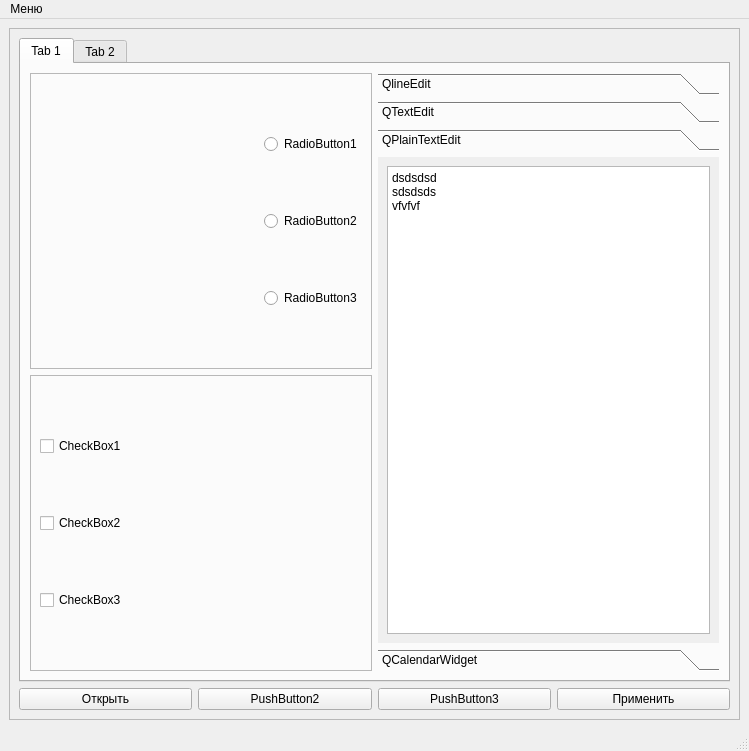
<?xml version="1.0" encoding="UTF-8"?>
<ui version="4.0">
 <class>MainWindow</class>
 <widget class="QMainWindow" name="MainWindow">
  <property name="geometry">
   <rect>
    <x>0</x>
    <y>0</y>
    <width>749</width>
    <height>751</height>
   </rect>
  </property>
  <property name="windowTitle">
   <string>MainWindow</string>
  </property>
  <widget class="QWidget" name="centralwidget">
   <layout class="QHBoxLayout" name="horizontalLayout">
    <item>
     <widget class="QScrollArea" name="scrollArea">
      <property name="layoutDirection">
       <enum>Qt::LeftToRight</enum>
      </property>
      <property name="widgetResizable">
       <bool>true</bool>
      </property>
      <widget class="QWidget" name="scrollAreaWidgetContents">
       <property name="geometry">
        <rect>
         <x>0</x>
         <y>0</y>
         <width>723</width>
         <height>676</height>
        </rect>
       </property>
       <layout class="QVBoxLayout" name="verticalLayout_10">
        <item>
         <layout class="QVBoxLayout" name="verticalLayout">
          <item>
           <widget class="QTabWidget" name="tabWidget">
            <property name="autoFillBackground">
             <bool>false</bool>
            </property>
            <property name="currentIndex">
             <number>0</number>
            </property>
            <widget class="QWidget" name="tab">
             <attribute name="title">
              <string>Tab 1</string>
             </attribute>
             <layout class="QHBoxLayout" name="horizontalLayout_5">
              <item>
               <layout class="QHBoxLayout" name="horizontalLayout_4">
                <item>
                 <layout class="QVBoxLayout" name="verticalLayout_2">
                  <item>
                   <widget class="QFrame" name="frame_3">
                    <property name="minimumSize">
                     <size>
                      <width>200</width>
                      <height>200</height>
                     </size>
                    </property>
                    <property name="frameShape">
                     <enum>QFrame::StyledPanel</enum>
                    </property>
                    <property name="frameShadow">
                     <enum>QFrame::Raised</enum>
                    </property>
                    <layout class="QHBoxLayout" name="horizontalLayout_2">
                     <item>
                      <spacer name="horizontalSpacer">
                       <property name="orientation">
                        <enum>Qt::Horizontal</enum>
                       </property>
                       <property name="sizeHint" stdset="0">
                        <size>
                         <width>171</width>
                         <height>20</height>
                        </size>
                       </property>
                      </spacer>
                     </item>
                     <item>
                      <layout class="QVBoxLayout" name="verticalLayout_3">
                       <item>
                        <widget class="QRadioButton" name="radioButton">
                         <property name="text">
                          <string>RadioButton1</string>
                         </property>
                        </widget>
                       </item>
                       <item>
                        <widget class="QRadioButton" name="radioButton_2">
                         <property name="text">
                          <string>RadioButton2</string>
                         </property>
                        </widget>
                       </item>
                       <item>
                        <widget class="QRadioButton" name="radioButton_3">
                         <property name="text">
                          <string>RadioButton3</string>
                         </property>
                        </widget>
                       </item>
                      </layout>
                     </item>
                    </layout>
                   </widget>
                  </item>
                  <item>
                   <widget class="QFrame" name="frame_2">
                    <property name="minimumSize">
                     <size>
                      <width>200</width>
                      <height>200</height>
                     </size>
                    </property>
                    <property name="frameShape">
                     <enum>QFrame::StyledPanel</enum>
                    </property>
                    <property name="frameShadow">
                     <enum>QFrame::Raised</enum>
                    </property>
                    <layout class="QHBoxLayout" name="horizontalLayout_3">
                     <item>
                      <layout class="QVBoxLayout" name="verticalLayout_4">
                       <item>
                        <widget class="QCheckBox" name="checkBox">
                         <property name="text">
                          <string>CheckBox1</string>
                         </property>
                        </widget>
                       </item>
                       <item>
                        <widget class="QCheckBox" name="checkBox_2">
                         <property name="text">
                          <string>CheckBox2</string>
                         </property>
                        </widget>
                       </item>
                       <item>
                        <widget class="QCheckBox" name="checkBox_3">
                         <property name="text">
                          <string>CheckBox3</string>
                         </property>
                        </widget>
                       </item>
                      </layout>
                     </item>
                     <item>
                      <spacer name="horizontalSpacer_2">
                       <property name="orientation">
                        <enum>Qt::Horizontal</enum>
                       </property>
                       <property name="sizeHint" stdset="0">
                        <size>
                         <width>184</width>
                         <height>20</height>
                        </size>
                       </property>
                      </spacer>
                     </item>
                    </layout>
                   </widget>
                  </item>
                 </layout>
                </item>
                <item>
                 <widget class="QToolBox" name="toolBox">
                  <property name="minimumSize">
                   <size>
                    <width>281</width>
                    <height>421</height>
                   </size>
                  </property>
                  <property name="currentIndex">
                   <number>2</number>
                  </property>
                  <widget class="QWidget" name="page">
                   <property name="geometry">
                    <rect>
                     <x>0</x>
                     <y>0</y>
                     <width>319</width>
                     <height>404</height>
                    </rect>
                   </property>
                   <attribute name="label">
                    <string>QlineEdit</string>
                   </attribute>
                   <widget class="QWidget" name="">
                    <property name="geometry">
                     <rect>
                      <x>10</x>
                      <y>20</y>
                      <width>301</width>
                      <height>371</height>
                     </rect>
                    </property>
                    <layout class="QVBoxLayout" name="verticalLayout_5">
                     <item>
                      <widget class="QFrame" name="frame">
                       <property name="minimumSize">
                        <size>
                         <width>250</width>
                         <height>80</height>
                        </size>
                       </property>
                       <property name="frameShape">
                        <enum>QFrame::StyledPanel</enum>
                       </property>
                       <property name="frameShadow">
                        <enum>QFrame::Raised</enum>
                       </property>
                       <layout class="QVBoxLayout" name="verticalLayout_8">
                        <item>
                         <layout class="QHBoxLayout" name="horizontalLayout_6">
                          <item>
                           <widget class="QLabel" name="label_4">
                            <property name="enabled">
                             <bool>true</bool>
                            </property>
                            <property name="sizePolicy">
                             <sizepolicy hsizetype="Preferred" vsizetype="Preferred">
                              <horstretch>0</horstretch>
                              <verstretch>0</verstretch>
                             </sizepolicy>
                            </property>
                            <property name="minimumSize">
                             <size>
                              <width>55</width>
                              <height>0</height>
                             </size>
                            </property>
                            <property name="text">
                             <string>Фамилия</string>
                            </property>
                           </widget>
                          </item>
                          <item>
                           <widget class="QLineEdit" name="lineEdit"/>
                          </item>
                         </layout>
                        </item>
                       </layout>
                      </widget>
                     </item>
                     <item>
                      <widget class="QFrame" name="frame_4">
                       <property name="minimumSize">
                        <size>
                         <width>250</width>
                         <height>80</height>
                        </size>
                       </property>
                       <property name="frameShape">
                        <enum>QFrame::StyledPanel</enum>
                       </property>
                       <property name="frameShadow">
                        <enum>QFrame::Raised</enum>
                       </property>
                       <layout class="QVBoxLayout" name="verticalLayout_7">
                        <item>
                         <layout class="QHBoxLayout" name="horizontalLayout_7">
                          <item>
                           <widget class="QLabel" name="label_3">
                            <property name="enabled">
                             <bool>true</bool>
                            </property>
                            <property name="sizePolicy">
                             <sizepolicy hsizetype="Preferred" vsizetype="Preferred">
                              <horstretch>0</horstretch>
                              <verstretch>0</verstretch>
                             </sizepolicy>
                            </property>
                            <property name="minimumSize">
                             <size>
                              <width>55</width>
                              <height>0</height>
                             </size>
                            </property>
                            <property name="text">
                             <string>Имя</string>
                            </property>
                           </widget>
                          </item>
                          <item>
                           <widget class="QLineEdit" name="lineEdit_2"/>
                          </item>
                         </layout>
                        </item>
                       </layout>
                      </widget>
                     </item>
                     <item>
                      <widget class="QFrame" name="frame_5">
                       <property name="minimumSize">
                        <size>
                         <width>250</width>
                         <height>80</height>
                        </size>
                       </property>
                       <property name="frameShape">
                        <enum>QFrame::StyledPanel</enum>
                       </property>
                       <property name="frameShadow">
                        <enum>QFrame::Raised</enum>
                       </property>
                       <layout class="QVBoxLayout" name="verticalLayout_6">
                        <item>
                         <layout class="QHBoxLayout" name="horizontalLayout_8">
                          <item>
                           <widget class="QLabel" name="label_2">
                            <property name="enabled">
                             <bool>true</bool>
                            </property>
                            <property name="sizePolicy">
                             <sizepolicy hsizetype="Preferred" vsizetype="Preferred">
                              <horstretch>0</horstretch>
                              <verstretch>0</verstretch>
                             </sizepolicy>
                            </property>
                            <property name="minimumSize">
                             <size>
                              <width>55</width>
                              <height>0</height>
                             </size>
                            </property>
                            <property name="text">
                             <string>Отчество</string>
                            </property>
                           </widget>
                          </item>
                          <item>
                           <widget class="QLineEdit" name="lineEdit_3"/>
                          </item>
                         </layout>
                        </item>
                       </layout>
                      </widget>
                     </item>
                     <item>
                      <widget class="QFrame" name="frame_6">
                       <property name="minimumSize">
                        <size>
                         <width>250</width>
                         <height>80</height>
                        </size>
                       </property>
                       <property name="frameShape">
                        <enum>QFrame::StyledPanel</enum>
                       </property>
                       <property name="frameShadow">
                        <enum>QFrame::Raised</enum>
                       </property>
                       <layout class="QVBoxLayout" name="verticalLayout_9">
                        <item>
                         <layout class="QHBoxLayout" name="horizontalLayout_9">
                          <item>
                           <widget class="QLabel" name="label">
                            <property name="enabled">
                             <bool>true</bool>
                            </property>
                            <property name="sizePolicy">
                             <sizepolicy hsizetype="Preferred" vsizetype="Preferred">
                              <horstretch>0</horstretch>
                              <verstretch>0</verstretch>
                             </sizepolicy>
                            </property>
                            <property name="minimumSize">
                             <size>
                              <width>55</width>
                              <height>0</height>
                             </size>
                            </property>
                            <property name="text">
                             <string>Телефон</string>
                            </property>
                           </widget>
                          </item>
                          <item>
                           <widget class="QLineEdit" name="lineEdit_4"/>
                          </item>
                         </layout>
                        </item>
                       </layout>
                      </widget>
                     </item>
                    </layout>
                   </widget>
                  </widget>
                  <widget class="QWidget" name="page_2">
                   <property name="geometry">
                    <rect>
                     <x>0</x>
                     <y>0</y>
                     <width>319</width>
                     <height>404</height>
                    </rect>
                   </property>
                   <attribute name="label">
                    <string>QTextEdit</string>
                   </attribute>
                   <layout class="QVBoxLayout" name="verticalLayout_11">
                    <item>
                     <widget class="QTextEdit" name="textEdit">
                      <property name="html">
                       <string>&lt;!DOCTYPE HTML PUBLIC &quot;-//W3C//DTD HTML 4.0//EN&quot; &quot;http://www.w3.org/TR/REC-html40/strict.dtd&quot;&gt;
&lt;html&gt;&lt;head&gt;&lt;meta name=&quot;qrichtext&quot; content=&quot;1&quot; /&gt;&lt;style type=&quot;text/css&quot;&gt;
p, li { white-space: pre-wrap; }
&lt;/style&gt;&lt;/head&gt;&lt;body style=&quot; font-family:'.AppleSystemUIFont'; font-size:13pt; font-weight:400; font-style:normal;&quot;&gt;
&lt;p style=&quot; margin-top:0px; margin-bottom:0px; margin-left:0px; margin-right:0px; -qt-block-indent:0; text-indent:0px;&quot;&gt;testtettete&lt;/p&gt;&lt;/body&gt;&lt;/html&gt;</string>
                      </property>
                     </widget>
                    </item>
                   </layout>
                  </widget>
                  <widget class="QWidget" name="page_3">
                   <attribute name="label">
                    <string>QPlainTextEdit</string>
                   </attribute>
                   <layout class="QVBoxLayout" name="verticalLayout_12">
                    <item>
                     <widget class="QPlainTextEdit" name="plainTextEdit">
                      <property name="plainText">
                       <string>dsdsdsd
sdsdsds
vfvfvf</string>
                      </property>
                     </widget>
                    </item>
                   </layout>
                  </widget>
                  <widget class="QWidget" name="page_4">
                   <attribute name="label">
                    <string>QCalendarWidget</string>
                   </attribute>
                   <layout class="QVBoxLayout" name="verticalLayout_13">
                    <item>
                     <widget class="QCalendarWidget" name="calendarWidget"/>
                    </item>
                   </layout>
                  </widget>
                 </widget>
                </item>
               </layout>
              </item>
             </layout>
            </widget>
            <widget class="QWidget" name="tab_2">
             <attribute name="title">
              <string>Tab 2</string>
             </attribute>
            </widget>
           </widget>
          </item>
          <item>
           <layout class="QHBoxLayout" name="horizontalLayout_10">
            <item>
             <widget class="QPushButton" name="pushButtonOpen">
              <property name="text">
               <string>Открыть</string>
              </property>
             </widget>
            </item>
            <item>
             <widget class="QPushButton" name="pushButton_3">
              <property name="text">
               <string>PushButton2</string>
              </property>
             </widget>
            </item>
            <item>
             <widget class="QPushButton" name="pushButton">
              <property name="text">
               <string>PushButton3</string>
              </property>
             </widget>
            </item>
            <item>
             <widget class="QPushButton" name="pushButtonAccept">
              <property name="text">
               <string>Применить</string>
              </property>
             </widget>
            </item>
           </layout>
          </item>
         </layout>
        </item>
       </layout>
      </widget>
     </widget>
    </item>
   </layout>
  </widget>
  <widget class="QMenuBar" name="menubar">
   <property name="geometry">
    <rect>
     <x>0</x>
     <y>0</y>
     <width>749</width>
     <height>22</height>
    </rect>
   </property>
   <widget class="QMenu" name="menu">
    <property name="title">
     <string>Меню</string>
    </property>
   </widget>
   <addaction name="menu"/>
  </widget>
  <widget class="QStatusBar" name="statusbar"/>
 </widget>
 <resources/>
 <connections/>
</ui>
